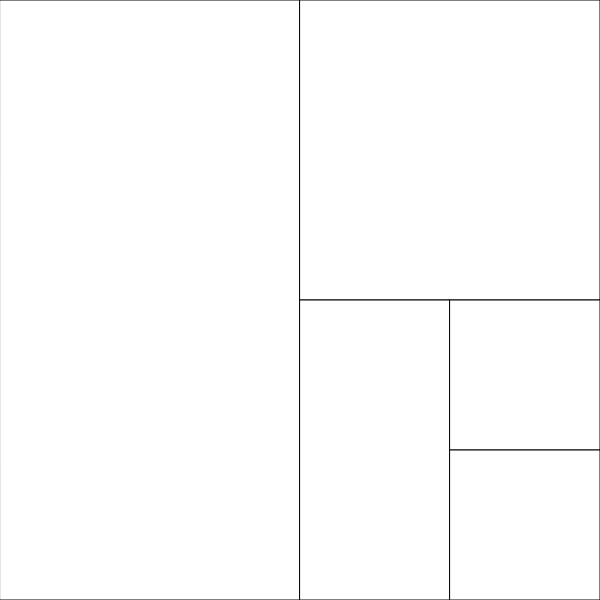
Frame 1 (no input)
Frame 60 (no input): identical to frame 1, image omitted
Frame 120 (the mouse pressed at the canvas centre since frame 60): identical to frame 1, image omitted

The p5.js sketch that drew this single still picture (run headless with seeded random() and noise() and a simulated clock; from frame 60 on, the mouse is pressed at the canvas centre):

// p5.js sketch
// ── sketch.js
function setup(){
    createCanvas(600, 600)
}
function draw(){
    background(0)
    rect(0, 0, width/2, height)
    rect(300, 0, width/2, height/2)
    rect(300, 300, width/4, height/2)
    rect(450,300, width/4, height/4)
    rect(450, 450, width/4, height/4)
}
